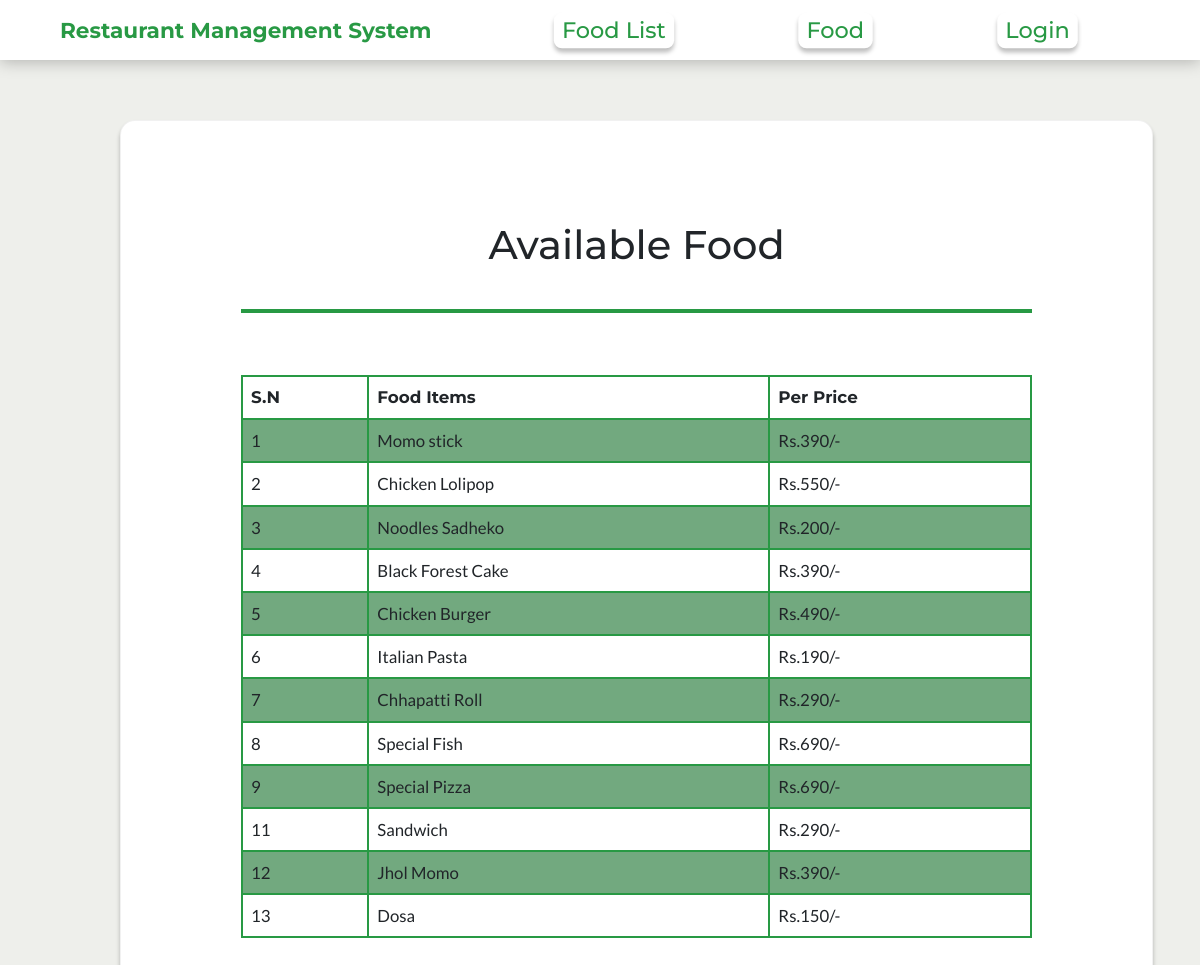
The app's page /foodlist/ with its own data.
### rms_app/models.py (models this page shows, shortened)
class Food(models.Model):
    food_item = models.CharField(max_length=100)
    per_price = models.PositiveIntegerField()
    food_img = models.ImageField(default="default_food.jpg", upload_to="food_pics")

### rms_app/views.py (the view)
# urls.py: path("foodlist/", FoodListView.as_view(), name="rms-foodlist"),
class FoodListView(ListView):
    model = Food
    template_name = "rms_app/foodlist.html"  # by default - app/model_viewtype.html
    context_object_name = "food_obj"

### rms_app/templates/rms_app/foodlist.html (shortened to what this page needs)
{% extends "rms_app/base.html" %}
{% block content %}
{% load static %}
<div class='foodtable'>
  <section id="food-section">
    {% if food_obj %}
    <h1 class="avail">Available Food</h1>
    <br>
    <div class="table">
      <table style="font-size:1.05rem;">
        <tr style="font-family: Montserrat">
          <th>S.N</th>
          <th>Food Items</th>
          <th>Per Price </th>
        </tr>
        {% for food_item in food_obj  %}
        <tr>
          <td>{{ food_item.id}}</td>
          <td>{{ food_item.food_item}}</td>
          <td>Rs.{{ food_item.per_price}}/-&emsp;
          </td>
        </tr>
        {% endfor %}
      </table>
    </div>
    {% endif %}
  </section>
</div>
  {% endblock content %}

### rms_app/static/rms_app/main.css (style rules this page uses)
html { scroll-behavior: smooth; }
* { border: 0; margin: 0; box-sizing: border-box; font-family: "Montserrat", "Lato" sans-serif; }
body { height:100%; background-color: var(--bg-color); }
:root { --green-color: #289944; --column-color: #4f9460cc; --bg-color: #eeefeb; --img-color: #616a76; --content-color: #040f0f; --head-font: "Montserrat", sans-serif; --text-font: "Lato", sans-serif; --shadow: 0px 4px 4px 0px rgba(0, 0, 0, 0.25); }
.foodtable { background: transparent; padding: 0px 120px ; border: 1px solid #dddddd; position: relative; top:120px; left:120px; margin-bottom: 20px; text-align: center; width:86.1%; height:220vh; border-radius: 15px; background-color: white; border: 1px solid #22222210; box-shadow: var(--shadow); }
#food-section { text-align: center; align-items: center; justify-content: center; padding-top: 100px; }
.avail { font-family: var(--head-font); width: 100%; font-style: normal; border-bottom: 4px solid; padding-bottom: 40px; border-color: var(--green-color); }
table { margin-top: 30px; margin-bottom: 30px; font-family: var(--text-font); border-collapse: collapse; width: 100%; z-index: 50px; }
td, th { border: 2px solid var(--green-color); border-collapse: collapse; text-align: left; padding: 8px; }
tr:nth-child(even) { background-color: var(--column-color); }

### records on screen
Food: id "1", food_item "Momo stick", per_price "390"
Food: id "2", food_item "Chicken Lolipop", per_price "550"
Food: id "3", food_item "Noodles Sadheko", per_price "200"
Food: id "4", food_item "Black Forest Cake", per_price "390"
Food: id "5", food_item "Chicken Burger", per_price "490"
Food: id "6", food_item "Italian Pasta", per_price "190"
Food: id "7", food_item "Chhapatti Roll", per_price "290"
Food: id "8", food_item "Special Fish", per_price "690"
Food: id "9", food_item "Special Pizza", per_price "690"
Food: id "11", food_item "Sandwich", per_price "290"
Food: id "12", food_item "Jhol Momo", per_price "390"
Food: id "13", food_item "Dosa", per_price "150"
